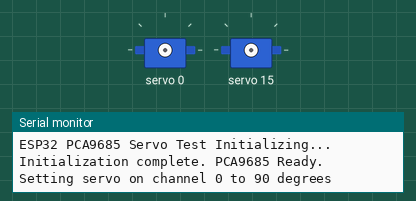
This sketch was run on a simulated ESP32. Parts: 2 × servo, the last lines printed to the serial monitor.

Above: at 0.05 s.
At 2.05 s:
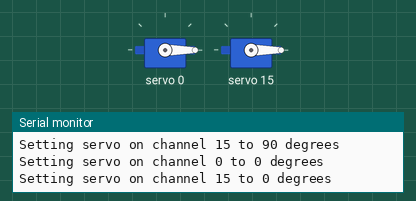
Timing chart, 0 to 4.7 s (numbered marks = the images above):
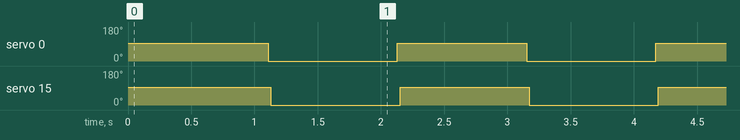

Measured:
- by itself, servo 0, servo 15: alternates 93° for 1.0 s and 0° for 1.0 s

The sketch:

esp_servo_test.ino
```cpp
#include <Wire.h>
#include <Adafruit_PWMServoDriver.h>

// Called this way, it uses the default I2C address 0x40
Adafruit_PWMServoDriver pwm = Adafruit_PWMServoDriver();

// Define I2C pins for ESP32 (default pins are GPIO21 for SDA, GPIO22 for SCL)
#define SDA_PIN 21
#define SCL_PIN 22

// These pulse lengths are for a 50Hz frequency.
// Min pulse: 0.5ms (102/4096 * 20000us)
// Max pulse: 2.5ms (512/4096 * 20000us)
// This typically corresponds to 0-180 degrees for many servos.
// You may need to adjust these values for your specific servos.
#define SERVOMIN  102  // Minimum pulse length count (out of 4096)
#define SERVOMAX  512  // Maximum pulse length count (out of 4096)
#define SERVO_FREQ 50  // Analog servos run at ~50 Hz updates

// You can choose which channel (0-15) on the PCA9685 to connect your servo to
uint8_t servoChannel = 0;
uint8_t servoChannel2 = 15;

void setup() {
  Serial.begin(9600); // You can increase this baud rate for ESP32, e.g., 115200
  Serial.println("ESP32 PCA9685 Servo Test Initializing...");

  // Initialize I2C communication for ESP32
  Wire.begin(SDA_PIN, SCL_PIN);

  pwm.begin();
  /*
   * In theory the internal oscillator (clock) is 25MHz but it can vary slightly.
   * You can calibrate this setting to get more accurate PWM pulses.
   * This line changes the prescale value to match the desired frequency using a specific oscillator frequency.
   * 27000000 is a common value used for calibration if the default 25MHz is not precise.
   * If you have issues, you can try commenting this line out or using a different value.
   */
  pwm.setOscillatorFrequency(27000000); // Calibrate oscillator
  pwm.setPWMFreq(SERVO_FREQ);  // Set PWM frequency to 50Hz

  Serial.println("Initialization complete. PCA9685 Ready.");
  delay(10);
}

void setServoAngle(uint8_t channel, int angle) {
    // The map function translates 0-180 degrees to the SERVOMIN-SERVOMAX pulse range
  int pulse = map(angle, 0, 180, SERVOMIN, SERVOMAX);
  pwm.setPWM(channel, 0, pulse);
}

void loop() {
  // Set servos to 90 degrees
  Serial.print("Setting servo on channel ");
  Serial.print(servoChannel);
  Serial.println(" to 90 degrees");
  setServoAngle(servoChannel, 90);

  Serial.print("Setting servo on channel ");
  Serial.print(servoChannel2);
  Serial.println(" to 90 degrees");
  setServoAngle(servoChannel2, 90);
  delay(1000);

  // Set servos to 0 degrees
  Serial.print("Setting servo on channel ");
  Serial.print(servoChannel);
  Serial.println(" to 0 degrees");
  setServoAngle(servoChannel, 0);

  Serial.print("Setting servo on channel ");
  Serial.print(servoChannel2);
  Serial.println(" to 0 degrees");
  setServoAngle(servoChannel2, 0);
  delay(1000);
}
```
